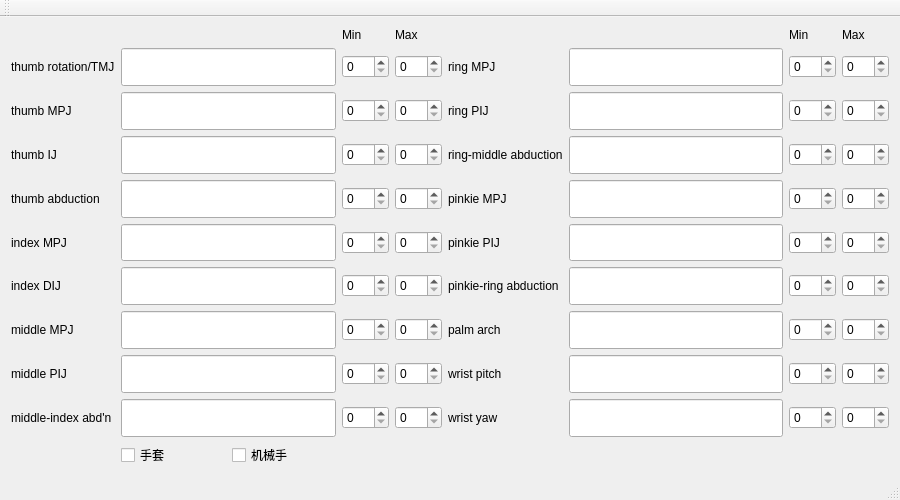
<?xml version="1.0" encoding="UTF-8"?>
<ui version="4.0">
 <class>GloveAppClass</class>
 <widget class="QMainWindow" name="GloveAppClass">
  <property name="geometry">
   <rect>
    <x>0</x>
    <y>0</y>
    <width>900</width>
    <height>500</height>
   </rect>
  </property>
  <property name="windowTitle">
   <string>GloveApp</string>
  </property>
  <widget class="QWidget" name="centralWidget">
   <layout class="QGridLayout" name="gridLayout_2">
    <item row="1" column="0">
     <layout class="QGridLayout" name="gridLayout">
      <item row="5" column="7">
       <widget class="QSpinBox" name="spinBoxMax14">
        <property name="maximum">
         <number>255</number>
        </property>
       </widget>
      </item>
      <item row="4" column="0">
       <widget class="QLabel" name="label4">
        <property name="text">
         <string>thumb abduction</string>
        </property>
       </widget>
      </item>
      <item row="8" column="7">
       <widget class="QSpinBox" name="spinBoxMax17">
        <property name="maximum">
         <number>255</number>
        </property>
       </widget>
      </item>
      <item row="1" column="0">
       <widget class="QLabel" name="label1">
        <property name="text">
         <string>thumb rotation/TMJ</string>
        </property>
       </widget>
      </item>
      <item row="7" column="7">
       <widget class="QSpinBox" name="spinBoxMax16">
        <property name="maximum">
         <number>255</number>
        </property>
       </widget>
      </item>
      <item row="8" column="3">
       <widget class="QSpinBox" name="spinBoxMax8">
        <property name="maximum">
         <number>255</number>
        </property>
       </widget>
      </item>
      <item row="6" column="5">
       <widget class="QLineEdit" name="lineEdit15">
        <property name="sizePolicy">
         <sizepolicy hsizetype="Expanding" vsizetype="Expanding">
          <horstretch>0</horstretch>
          <verstretch>0</verstretch>
         </sizepolicy>
        </property>
       </widget>
      </item>
      <item row="2" column="7">
       <widget class="QSpinBox" name="spinBoxMax11">
        <property name="maximum">
         <number>255</number>
        </property>
       </widget>
      </item>
      <item row="6" column="6">
       <widget class="QSpinBox" name="spinBoxMin15">
        <property name="maximum">
         <number>255</number>
        </property>
       </widget>
      </item>
      <item row="6" column="4">
       <widget class="QLabel" name="label15">
        <property name="text">
         <string>pinkie-ring abduction</string>
        </property>
       </widget>
      </item>
      <item row="7" column="0">
       <widget class="QLabel" name="label7">
        <property name="text">
         <string>middle MPJ</string>
        </property>
       </widget>
      </item>
      <item row="6" column="2">
       <widget class="QSpinBox" name="spinBoxMin6">
        <property name="maximum">
         <number>255</number>
        </property>
       </widget>
      </item>
      <item row="5" column="2">
       <widget class="QSpinBox" name="spinBoxMin5">
        <property name="maximum">
         <number>255</number>
        </property>
       </widget>
      </item>
      <item row="2" column="0">
       <widget class="QLabel" name="label2">
        <property name="text">
         <string>thumb MPJ</string>
        </property>
       </widget>
      </item>
      <item row="4" column="2">
       <widget class="QSpinBox" name="spinBoxMin4">
        <property name="maximum">
         <number>255</number>
        </property>
       </widget>
      </item>
      <item row="4" column="7">
       <widget class="QSpinBox" name="spinBoxMax13">
        <property name="maximum">
         <number>255</number>
        </property>
       </widget>
      </item>
      <item row="6" column="1">
       <widget class="QLineEdit" name="lineEdit6">
        <property name="sizePolicy">
         <sizepolicy hsizetype="Expanding" vsizetype="Expanding">
          <horstretch>0</horstretch>
          <verstretch>0</verstretch>
         </sizepolicy>
        </property>
       </widget>
      </item>
      <item row="1" column="6">
       <widget class="QSpinBox" name="spinBoxMin10">
        <property name="maximum">
         <number>255</number>
        </property>
       </widget>
      </item>
      <item row="2" column="4">
       <widget class="QLabel" name="label11">
        <property name="text">
         <string>ring PIJ</string>
        </property>
       </widget>
      </item>
      <item row="9" column="5">
       <widget class="QLineEdit" name="lineEdit18">
        <property name="sizePolicy">
         <sizepolicy hsizetype="Expanding" vsizetype="Expanding">
          <horstretch>0</horstretch>
          <verstretch>0</verstretch>
         </sizepolicy>
        </property>
       </widget>
      </item>
      <item row="9" column="2">
       <widget class="QSpinBox" name="spinBoxMin9">
        <property name="maximum">
         <number>255</number>
        </property>
       </widget>
      </item>
      <item row="4" column="4">
       <widget class="QLabel" name="label13">
        <property name="text">
         <string>pinkie MPJ</string>
        </property>
       </widget>
      </item>
      <item row="2" column="2">
       <widget class="QSpinBox" name="spinBoxMin2">
        <property name="maximum">
         <number>255</number>
        </property>
       </widget>
      </item>
      <item row="2" column="3">
       <widget class="QSpinBox" name="spinBoxMax2">
        <property name="maximum">
         <number>255</number>
        </property>
       </widget>
      </item>
      <item row="3" column="1">
       <widget class="QLineEdit" name="lineEdit3">
        <property name="sizePolicy">
         <sizepolicy hsizetype="Expanding" vsizetype="Expanding">
          <horstretch>0</horstretch>
          <verstretch>0</verstretch>
         </sizepolicy>
        </property>
       </widget>
      </item>
      <item row="0" column="6">
       <widget class="QLabel" name="label_3">
        <property name="text">
         <string>Min</string>
        </property>
       </widget>
      </item>
      <item row="2" column="6">
       <widget class="QSpinBox" name="spinBoxMin11">
        <property name="maximum">
         <number>255</number>
        </property>
       </widget>
      </item>
      <item row="1" column="1">
       <widget class="QLineEdit" name="lineEdit1">
        <property name="sizePolicy">
         <sizepolicy hsizetype="Expanding" vsizetype="Expanding">
          <horstretch>0</horstretch>
          <verstretch>0</verstretch>
         </sizepolicy>
        </property>
       </widget>
      </item>
      <item row="5" column="3">
       <widget class="QSpinBox" name="spinBoxMax5">
        <property name="maximum">
         <number>255</number>
        </property>
       </widget>
      </item>
      <item row="7" column="1">
       <widget class="QLineEdit" name="lineEdit7">
        <property name="sizePolicy">
         <sizepolicy hsizetype="Expanding" vsizetype="Expanding">
          <horstretch>0</horstretch>
          <verstretch>0</verstretch>
         </sizepolicy>
        </property>
       </widget>
      </item>
      <item row="6" column="7">
       <widget class="QSpinBox" name="spinBoxMax15">
        <property name="maximum">
         <number>255</number>
        </property>
       </widget>
      </item>
      <item row="1" column="3">
       <widget class="QSpinBox" name="spinBoxMax1">
        <property name="maximum">
         <number>255</number>
        </property>
       </widget>
      </item>
      <item row="0" column="3">
       <widget class="QLabel" name="label_2">
        <property name="text">
         <string>Max</string>
        </property>
       </widget>
      </item>
      <item row="2" column="5">
       <widget class="QLineEdit" name="lineEdit11">
        <property name="sizePolicy">
         <sizepolicy hsizetype="Expanding" vsizetype="Expanding">
          <horstretch>0</horstretch>
          <verstretch>0</verstretch>
         </sizepolicy>
        </property>
       </widget>
      </item>
      <item row="3" column="7">
       <widget class="QSpinBox" name="spinBoxMax12">
        <property name="maximum">
         <number>255</number>
        </property>
       </widget>
      </item>
      <item row="4" column="6">
       <widget class="QSpinBox" name="spinBoxMin13">
        <property name="maximum">
         <number>255</number>
        </property>
       </widget>
      </item>
      <item row="4" column="3">
       <widget class="QSpinBox" name="spinBoxMax4">
        <property name="maximum">
         <number>255</number>
        </property>
       </widget>
      </item>
      <item row="8" column="0">
       <widget class="QLabel" name="label8">
        <property name="text">
         <string>middle PIJ</string>
        </property>
       </widget>
      </item>
      <item row="1" column="5">
       <widget class="QLineEdit" name="lineEdit10">
        <property name="sizePolicy">
         <sizepolicy hsizetype="Expanding" vsizetype="Expanding">
          <horstretch>0</horstretch>
          <verstretch>0</verstretch>
         </sizepolicy>
        </property>
       </widget>
      </item>
      <item row="7" column="6">
       <widget class="QSpinBox" name="spinBoxMin16">
        <property name="maximum">
         <number>255</number>
        </property>
       </widget>
      </item>
      <item row="9" column="0">
       <widget class="QLabel" name="label9">
        <property name="text">
         <string>middle-index abd'n</string>
        </property>
       </widget>
      </item>
      <item row="2" column="1">
       <widget class="QLineEdit" name="lineEdit2">
        <property name="sizePolicy">
         <sizepolicy hsizetype="Expanding" vsizetype="Expanding">
          <horstretch>0</horstretch>
          <verstretch>0</verstretch>
         </sizepolicy>
        </property>
       </widget>
      </item>
      <item row="1" column="4">
       <widget class="QLabel" name="label10">
        <property name="text">
         <string>ring MPJ</string>
        </property>
       </widget>
      </item>
      <item row="4" column="5">
       <widget class="QLineEdit" name="lineEdit13">
        <property name="sizePolicy">
         <sizepolicy hsizetype="Expanding" vsizetype="Expanding">
          <horstretch>0</horstretch>
          <verstretch>0</verstretch>
         </sizepolicy>
        </property>
       </widget>
      </item>
      <item row="7" column="3">
       <widget class="QSpinBox" name="spinBoxMax7">
        <property name="maximum">
         <number>255</number>
        </property>
       </widget>
      </item>
      <item row="13" column="1">
       <layout class="QHBoxLayout" name="horizontalLayout">
        <item>
         <widget class="QCheckBox" name="checkBoxGlove">
          <property name="text">
           <string>手套</string>
          </property>
         </widget>
        </item>
        <item>
         <widget class="QCheckBox" name="checkBoxHand">
          <property name="text">
           <string>机械手</string>
          </property>
         </widget>
        </item>
       </layout>
      </item>
      <item row="8" column="4">
       <widget class="QLabel" name="label17">
        <property name="text">
         <string>wrist pitch</string>
        </property>
       </widget>
      </item>
      <item row="3" column="5">
       <widget class="QLineEdit" name="lineEdit12">
        <property name="sizePolicy">
         <sizepolicy hsizetype="Expanding" vsizetype="Expanding">
          <horstretch>0</horstretch>
          <verstretch>0</verstretch>
         </sizepolicy>
        </property>
       </widget>
      </item>
      <item row="6" column="3">
       <widget class="QSpinBox" name="spinBoxMax6">
        <property name="maximum">
         <number>255</number>
        </property>
       </widget>
      </item>
      <item row="9" column="6">
       <widget class="QSpinBox" name="spinBoxMin18">
        <property name="maximum">
         <number>255</number>
        </property>
       </widget>
      </item>
      <item row="8" column="6">
       <widget class="QSpinBox" name="spinBoxMin17">
        <property name="maximum">
         <number>255</number>
        </property>
       </widget>
      </item>
      <item row="3" column="4">
       <widget class="QLabel" name="label12">
        <property name="text">
         <string>ring-middle abduction</string>
        </property>
       </widget>
      </item>
      <item row="5" column="0">
       <widget class="QLabel" name="label5">
        <property name="text">
         <string>index MPJ</string>
        </property>
       </widget>
      </item>
      <item row="9" column="7">
       <widget class="QSpinBox" name="spinBoxMax18">
        <property name="maximum">
         <number>255</number>
        </property>
       </widget>
      </item>
      <item row="7" column="4">
       <widget class="QLabel" name="label16">
        <property name="text">
         <string>palm arch</string>
        </property>
       </widget>
      </item>
      <item row="8" column="2">
       <widget class="QSpinBox" name="spinBoxMin8">
        <property name="maximum">
         <number>255</number>
        </property>
       </widget>
      </item>
      <item row="7" column="5">
       <widget class="QLineEdit" name="lineEdit16">
        <property name="sizePolicy">
         <sizepolicy hsizetype="Expanding" vsizetype="Expanding">
          <horstretch>0</horstretch>
          <verstretch>0</verstretch>
         </sizepolicy>
        </property>
       </widget>
      </item>
      <item row="3" column="0">
       <widget class="QLabel" name="label3">
        <property name="text">
         <string>thumb IJ</string>
        </property>
       </widget>
      </item>
      <item row="0" column="2">
       <widget class="QLabel" name="label">
        <property name="text">
         <string>Min</string>
        </property>
       </widget>
      </item>
      <item row="0" column="7">
       <widget class="QLabel" name="label_4">
        <property name="text">
         <string>Max</string>
        </property>
       </widget>
      </item>
      <item row="3" column="3">
       <widget class="QSpinBox" name="spinBoxMax3">
        <property name="maximum">
         <number>255</number>
        </property>
       </widget>
      </item>
      <item row="6" column="0">
       <widget class="QLabel" name="label6">
        <property name="text">
         <string>index DIJ</string>
        </property>
       </widget>
      </item>
      <item row="8" column="1">
       <widget class="QLineEdit" name="lineEdit8">
        <property name="sizePolicy">
         <sizepolicy hsizetype="Expanding" vsizetype="Expanding">
          <horstretch>0</horstretch>
          <verstretch>0</verstretch>
         </sizepolicy>
        </property>
       </widget>
      </item>
      <item row="9" column="1">
       <widget class="QLineEdit" name="lineEdit9">
        <property name="sizePolicy">
         <sizepolicy hsizetype="Expanding" vsizetype="Expanding">
          <horstretch>0</horstretch>
          <verstretch>0</verstretch>
         </sizepolicy>
        </property>
       </widget>
      </item>
      <item row="8" column="5">
       <widget class="QLineEdit" name="lineEdit17">
        <property name="sizePolicy">
         <sizepolicy hsizetype="Expanding" vsizetype="Expanding">
          <horstretch>0</horstretch>
          <verstretch>0</verstretch>
         </sizepolicy>
        </property>
       </widget>
      </item>
      <item row="3" column="6">
       <widget class="QSpinBox" name="spinBoxMin12">
        <property name="maximum">
         <number>255</number>
        </property>
       </widget>
      </item>
      <item row="5" column="5">
       <widget class="QLineEdit" name="lineEdit14">
        <property name="sizePolicy">
         <sizepolicy hsizetype="Expanding" vsizetype="Expanding">
          <horstretch>0</horstretch>
          <verstretch>0</verstretch>
         </sizepolicy>
        </property>
       </widget>
      </item>
      <item row="1" column="7">
       <widget class="QSpinBox" name="spinBoxMax10">
        <property name="maximum">
         <number>255</number>
        </property>
       </widget>
      </item>
      <item row="3" column="2">
       <widget class="QSpinBox" name="spinBoxMin3">
        <property name="maximum">
         <number>255</number>
        </property>
       </widget>
      </item>
      <item row="9" column="3">
       <widget class="QSpinBox" name="spinBoxMax9">
        <property name="maximum">
         <number>255</number>
        </property>
       </widget>
      </item>
      <item row="5" column="6">
       <widget class="QSpinBox" name="spinBoxMin14">
        <property name="maximum">
         <number>255</number>
        </property>
       </widget>
      </item>
      <item row="7" column="2">
       <widget class="QSpinBox" name="spinBoxMin7">
        <property name="maximum">
         <number>255</number>
        </property>
       </widget>
      </item>
      <item row="5" column="4">
       <widget class="QLabel" name="label14">
        <property name="text">
         <string>pinkie PIJ</string>
        </property>
       </widget>
      </item>
      <item row="5" column="1">
       <widget class="QLineEdit" name="lineEdit5">
        <property name="sizePolicy">
         <sizepolicy hsizetype="Expanding" vsizetype="Expanding">
          <horstretch>0</horstretch>
          <verstretch>0</verstretch>
         </sizepolicy>
        </property>
       </widget>
      </item>
      <item row="4" column="1">
       <widget class="QLineEdit" name="lineEdit4">
        <property name="sizePolicy">
         <sizepolicy hsizetype="Expanding" vsizetype="Expanding">
          <horstretch>0</horstretch>
          <verstretch>0</verstretch>
         </sizepolicy>
        </property>
       </widget>
      </item>
      <item row="1" column="2">
       <widget class="QSpinBox" name="spinBoxMin1">
        <property name="maximum">
         <number>255</number>
        </property>
       </widget>
      </item>
      <item row="9" column="4">
       <widget class="QLabel" name="label18">
        <property name="text">
         <string>wrist yaw</string>
        </property>
       </widget>
      </item>
     </layout>
    </item>
   </layout>
  </widget>
  <widget class="QMenuBar" name="menuBar">
   <property name="geometry">
    <rect>
     <x>0</x>
     <y>0</y>
     <width>900</width>
     <height>23</height>
    </rect>
   </property>
  </widget>
  <widget class="QToolBar" name="mainToolBar">
   <attribute name="toolBarArea">
    <enum>TopToolBarArea</enum>
   </attribute>
   <attribute name="toolBarBreak">
    <bool>false</bool>
   </attribute>
  </widget>
  <widget class="QStatusBar" name="statusBar"/>
 </widget>
 <layoutdefault spacing="6" margin="11"/>
 <resources>
  <include location="GloveApp.qrc"/>
 </resources>
 <connections/>
</ui>
